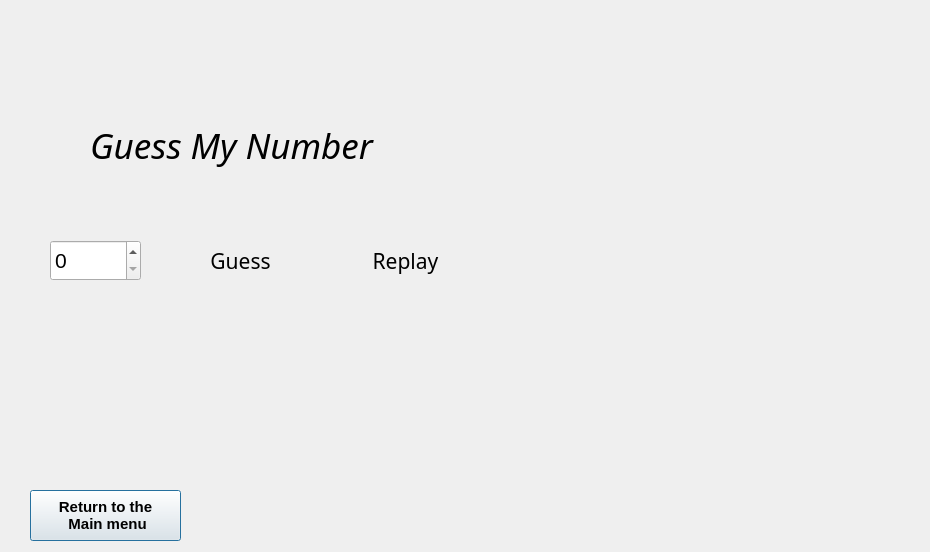
<?xml version="1.0" encoding="UTF-8"?>
<ui version="4.0">
 <class>CheckMathGame</class>
 <widget class="QDialog" name="CheckMathGame">
  <property name="geometry">
   <rect>
    <x>0</x>
    <y>0</y>
    <width>930</width>
    <height>552</height>
   </rect>
  </property>
  <property name="windowTitle">
   <string>Dialog</string>
  </property>
  <property name="styleSheet">
   <string notr="true">
border-image: url(:/BackgroundImages/Img/form2Bg.jpg);</string>
  </property>
  <widget class="QPushButton" name="pushButton">
   <property name="geometry">
    <rect>
     <x>30</x>
     <y>490</y>
     <width>151</width>
     <height>51</height>
    </rect>
   </property>
   <property name="font">
    <font>
     <pointsize>11</pointsize>
     <weight>75</weight>
     <bold>true</bold>
    </font>
   </property>
   <property name="styleSheet">
    <string notr="true">border-image: url(:/BackgroundImages/Img/redyellowbg.jfif);</string>
   </property>
   <property name="text">
    <string>Return to the
 Main menu</string>
   </property>
  </widget>
  <widget class="QSpinBox" name="spinBox">
   <property name="geometry">
    <rect>
     <x>50</x>
     <y>240</y>
     <width>91</width>
     <height>41</height>
    </rect>
   </property>
   <property name="font">
    <font>
     <pointsize>16</pointsize>
    </font>
   </property>
   <property name="styleSheet">
    <string notr="true">border-image: url(:/BackgroundImages/Img/form2backg.jpg);</string>
   </property>
   <property name="maximum">
    <number>10</number>
   </property>
  </widget>
  <widget class="QPushButton" name="GuessButton">
   <property name="geometry">
    <rect>
     <x>190</x>
     <y>240</y>
     <width>101</width>
     <height>41</height>
    </rect>
   </property>
   <property name="font">
    <font>
     <family>Nirmala UI Semilight</family>
     <pointsize>16</pointsize>
    </font>
   </property>
   <property name="styleSheet">
    <string notr="true">border-image: url(:/BackgroundImages/Img/form2backg.jpg);</string>
   </property>
   <property name="text">
    <string>Guess</string>
   </property>
   <property name="autoDefault">
    <bool>false</bool>
   </property>
   <property name="default">
    <bool>false</bool>
   </property>
   <property name="flat">
    <bool>true</bool>
   </property>
  </widget>
  <widget class="QPushButton" name="StartOver">
   <property name="geometry">
    <rect>
     <x>340</x>
     <y>240</y>
     <width>131</width>
     <height>41</height>
    </rect>
   </property>
   <property name="font">
    <font>
     <family>Nirmala UI Semilight</family>
     <pointsize>16</pointsize>
    </font>
   </property>
   <property name="styleSheet">
    <string notr="true">border-image: url(:/BackgroundImages/Img/form2backg.jpg);</string>
   </property>
   <property name="text">
    <string>Replay</string>
   </property>
   <property name="autoDefault">
    <bool>false</bool>
   </property>
   <property name="flat">
    <bool>true</bool>
   </property>
  </widget>
  <widget class="QLabel" name="label">
   <property name="geometry">
    <rect>
     <x>90</x>
     <y>120</y>
     <width>321</width>
     <height>51</height>
    </rect>
   </property>
   <property name="font">
    <font>
     <family>Monotype Corsiva</family>
     <pointsize>26</pointsize>
     <italic>true</italic>
    </font>
   </property>
   <property name="styleSheet">
    <string notr="true">border-image: url(:/BackgroundImages/Img/form2backg.jpg);</string>
   </property>
   <property name="text">
    <string>Guess My Number</string>
   </property>
  </widget>
  <widget class="QLabel" name="Messagelabel">
   <property name="geometry">
    <rect>
     <x>20</x>
     <y>340</y>
     <width>461</width>
     <height>41</height>
    </rect>
   </property>
   <property name="font">
    <font>
     <family>Source Sans Pro SemiBold</family>
     <pointsize>18</pointsize>
     <weight>75</weight>
     <bold>true</bold>
    </font>
   </property>
   <property name="styleSheet">
    <string notr="true">
border-image: url(:/BackgroundImages/Img/White.jfif);</string>
   </property>
   <property name="text">
    <string/>
   </property>
  </widget>
 </widget>
 <resources/>
 <connections/>
</ui>
